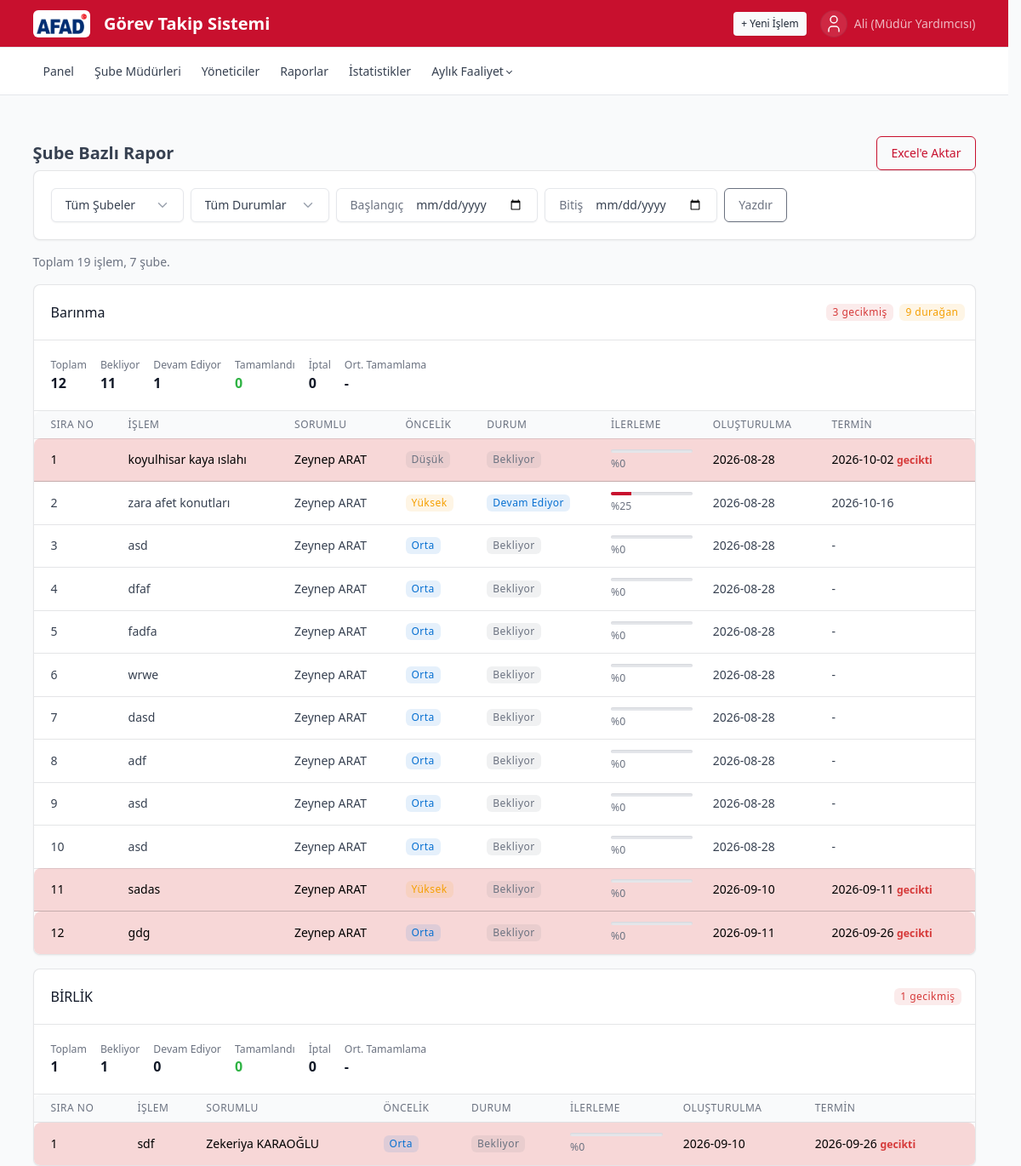
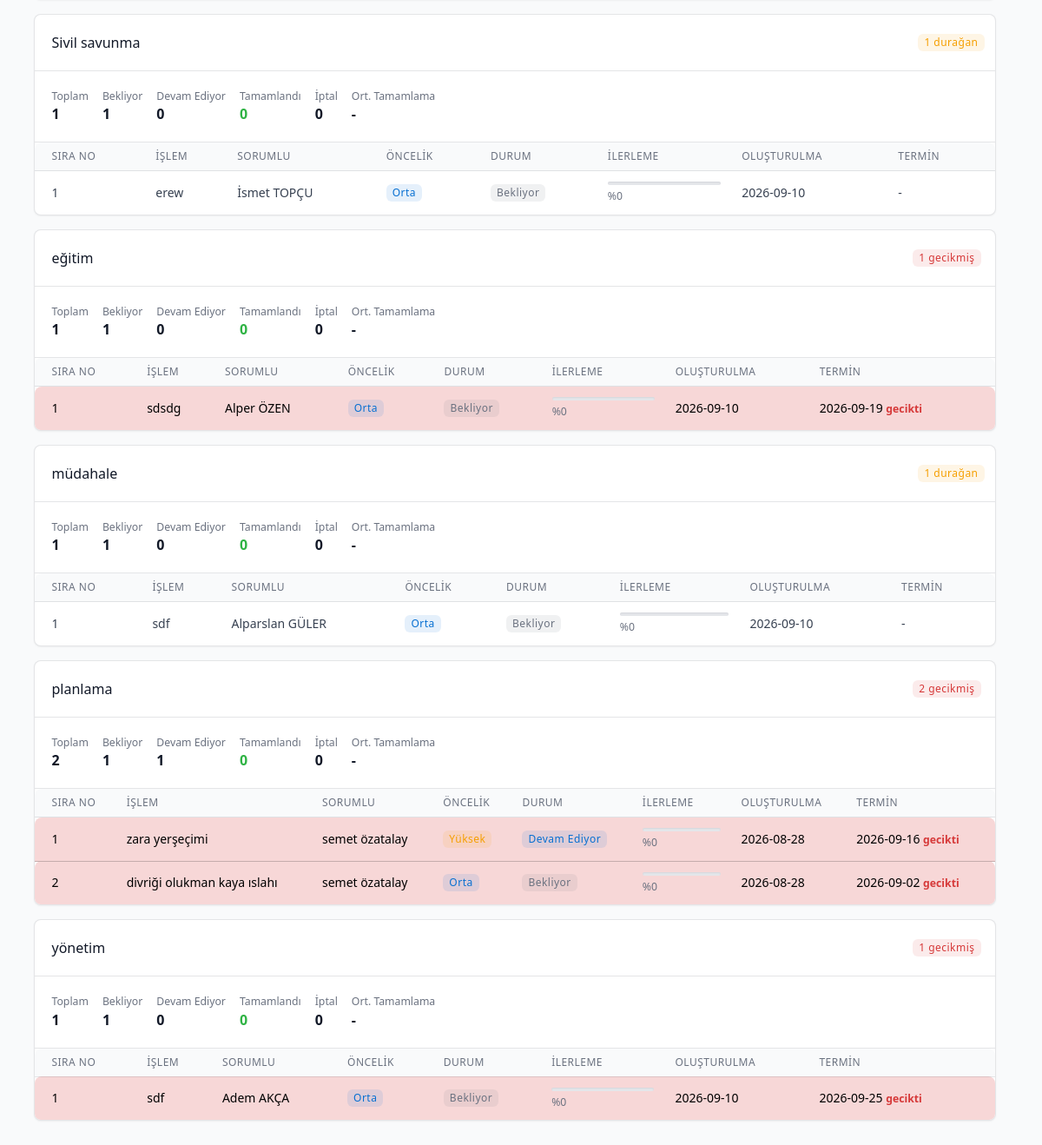
The app's page /reports (signed in) with its own data (2 pictures, top to bottom).
### tables this page shows
CREATE TABLE tasks (
            id INTEGER PRIMARY KEY AUTOINCREMENT,
            title TEXT NOT NULL,
            description TEXT,
            department TEXT NOT NULL,
            assigned_to INTEGER NOT NULL,
            created_by INTEGER NOT NULL,
            status TEXT NOT NULL DEFAULT 'Bekliyor',
            priority TEXT NOT NULL DEFAULT 'Orta',
            created_at TEXT NOT NULL,
            due_date TEXT,
            completed_at TEXT,
            updated_at TEXT NOT NULL, progress INTEGER NOT NULL DEFAULT 0, personnel_id INTEGER REFERENCES personnel(id),
            FOREIGN KEY(assigned_to) REFERENCES users(id),
            FOREIGN KEY(created_by) REFERENCES users(id)
        );

CREATE TABLE users (
            id INTEGER PRIMARY KEY AUTOINCREMENT,
            username TEXT UNIQUE NOT NULL,
            password_hash TEXT NOT NULL,
            full_name TEXT NOT NULL,
            role TEXT NOT NULL CHECK(role IN ('admin','manager')),
            department TEXT,
            is_active INTEGER NOT NULL DEFAULT 1
        , email TEXT);

### app.py (the view)
@app.route("/reports")
@login_required
@admin_required
def reports():
    db = get_db()
    department = request.args.get("department", "")
    start_date = request.args.get("start_date", "")
    end_date = request.args.get("end_date", "")
    status = request.args.get("status", "")
    tasks = filtered_tasks(department, start_date, end_date, status)
    report = build_report(tasks)
    departments = [r["department"] for r in db.execute(
        "SELECT DISTINCT department FROM users WHERE department IS NOT NULL ORDER BY department"
    ).fetchall()]
    return render_template(
        "reports.html",
        report=report,
        departments=departments,
        department=department,
        start_date=start_date,
        end_date=end_date,
        status=status,
        total_tasks=len(tasks),
    )

### app.py (called while the page is built)
def get_db():
    if "db" not in g:
        g.db = sqlite3.connect(DB_PATH)
        g.db.row_factory = sqlite3.Row
        g.db.execute("PRAGMA foreign_keys = ON")
    return g.db

def login_required(f):
    @wraps(f)
    def wrapper(*args, **kwargs):
        if "user_id" not in session:
            return redirect(url_for("login"))
        return f(*args, **kwargs)
    return wrapper

def admin_required(f):
    @wraps(f)
    def wrapper(*args, **kwargs):
        if session.get("role") != "admin":
            flash("Bu sayfaya erişim yetkiniz yok.", "error")
            return redirect(url_for("dashboard"))
        return f(*args, **kwargs)
    return wrapper

def is_overdue(row):
    if row["due_date"] and row["status"] not in ("Tamamlandı", "İptal"):
        try:
            return date.fromisoformat(row["due_date"]) < date.today()
        except ValueError:
            return False
    return False

def is_stale(row):
    if row["status"] not in ("Tamamlandı", "İptal") and row["updated_at"]:
        try:
            updated = datetime.fromisoformat(row["updated_at"])
            return (datetime.now() - updated).days >= STALE_DAYS
        except ValueError:
            return False
    return False

def filtered_tasks(department="", start_date="", end_date="", status=""):
    db = get_db()
    query = """
        SELECT tasks.*, u.full_name AS assigned_name
        FROM tasks JOIN users u ON tasks.assigned_to = u.id
        WHERE 1=1
    """
    params = []
    if department:
        query += " AND tasks.department = ?"
        params.append(department)
    if start_date:
        query += " AND date(tasks.created_at) >= date(?)"
        params.append(start_date)
    if end_date:
        query += " AND date(tasks.created_at) <= date(?)"
        params.append(end_date)
    if status:
        query += " AND tasks.status = ?"
        params.append(status)
    query += " ORDER BY tasks.department, tasks.created_at"
    return db.execute(query, params).fetchall()

### templates/reports.html (shortened to what this page needs)
{% extends "base.html" %}
{% import "_macros.html" as m %}
{% block content %}
<div class="page-header d-print-none">
  <div class="row align-items-center">
    <div class="col"><h2 class="page-title">Şube Bazlı Rapor</h2></div>
    <div class="col-auto">
      <a href="{{ url_for('export_report', department=department, start_date=start_date, end_date=end_date, status=status) }}" class="btn btn-outline-primary">Excel'e Aktar</a>
    </div>
  </div>
</div>
<div class="card mb-3 d-print-none">
  <div class="card-body">
    <form method="get" class="row g-2 align-items-center">
      <div class="col-auto">
        <select name="department" class="form-select" onchange="this.form.submit()">
          <option value="">Tüm Şubeler</option>
        </select>
      </div>
      <div class="col-auto">
        <select name="status" class="form-select" onchange="this.form.submit()">
          <option value="">Tüm Durumlar</option>
        </select>
      </div>
      <div class="col-auto">
        <label class="input-group input-group-flat" style="width: auto;">
          <span class="input-group-text">Başlangıç</span>
          <input type="date" name="start_date" value="{{ start_date }}" class="form-control" onchange="this.form.submit()">
        </label>
      </div>
      <div class="col-auto">
        <label class="input-group input-group-flat" style="width: auto;">
          <span class="input-group-text">Bitiş</span>
          <input type="date" name="end_date" value="{{ end_date }}" class="form-control" onchange="this.form.submit()">
        </label>
      </div>
      <div class="col-auto"><button type="button" onclick="window.print()" class="btn btn-outline-secondary">Yazdır</button></div>
    </form>
  </div>
</div>
<p class="text-secondary d-print-none">Toplam {{ total_tasks }} işlem, {{ report|length }} şube.</p>
{% for dept, data in report.items()|sort %}
<div class="card mb-3">
  <div class="card-header">
    <h3 class="card-title">{{ dept }}</h3>
    <div class="card-actions">
      {% if data.overdue > 0 %}<span class="badge bg-red-lt me-1">{{ data.overdue }} gecikmiş</span>{% endif %}
      {% if data.stale > 0 %}<span class="badge bg-yellow-lt">{{ data.stale }} durağan</span>{% endif %}
    </div>
  </div>
  <div class="card-body border-bottom">
    <div class="row row-cards">
      <div class="col-auto"><div class="text-secondary small">Toplam</div><div class="h3 m-0">{{ data.tasks|length }}</div></div>
      <div class="col-auto"><div class="text-secondary small">Bekliyor</div><div class="h3 m-0">{{ data.counts['Bekliyor'] }}</div></div>
      <div class="col-auto"><div class="text-secondary small">Devam Ediyor</div><div class="h3 m-0">{{ data.counts['Devam Ediyor'] }}</div></div>
      <div class="col-auto"><div class="text-secondary small">Tamamlandı</div><div class="h3 m-0 text-green">{{ data.counts['Tamamlandı'] }}</div></div>
      <div class="col-auto"><div class="text-secondary small">İptal</div><div class="h3 m-0">{{ data.counts['İptal'] }}</div></div>
      <div class="col-auto"><div class="text-secondary small">Ort. Tamamlama</div><div class="h3 m-0">{% if data.avg_days is not none %}{{ data.avg_days }} gün{% else %}-{% endif %}</div></div>
    </div>
  </div>
  <div class="table-responsive">
    <table class="table table-vcenter card-table">
      <thead>
        <tr><th>Sıra No</th><th>İşlem</th><th>Sorumlu</th><th>Öncelik</th><th>Durum</th><th>İlerleme</th><th>Oluşturulma</th><th>Termin</th></tr>
      </thead>
      <tbody>
        {% for t in data.tasks %}
        <tr class="{% if is_overdue(t) %}table-danger{% endif %}">
          <td>{{ loop.index }}</td>
          <td>{{ t.title }}</td>
          <td>{{ t.assigned_name }}</td>
          <td>{{ m.priority_badge(t.priority) }}</td>
          <td>{{ m.status_badge(t.status) }}</td>
          <td style="min-width: 100px;">{{ m.progress_bar(t.progress) }}</td>
          <td>{{ t.created_at[:10] }}</td>
          <td>{% if t.due_date %}{{ t.due_date }}{% if is_overdue(t) %} <span class="text-red fw-bold small">gecikti</span>{% endif %}{% else %}-{% endif %}</td>
        </tr>
        {% endfor %}
      </tbody>
    </table>
  </div>
</div>
{% else %}
<p class="text-secondary">Seçilen filtrelere uygun işlem bulunamadı.</p>
{% endfor %}
{% endblock %}

### templates/_macros.html
{% macro status_color(status) -%}
{{ {'Bekliyor': 'secondary', 'Devam Ediyor': 'blue', 'Tamamlandı': 'green', 'İptal': 'dark'}.get(status, 'secondary') }}
{%- endmacro %}
{% macro priority_color(priority) -%}
{{ {'Düşük': 'secondary', 'Orta': 'blue', 'Yüksek': 'yellow', 'Acil': 'red'}.get(priority, 'secondary') }}
{%- endmacro %}
{% macro status_badge(status) -%}
<span class="badge bg-{{ status_color(status) }}-lt">{{ status }}</span>
{%- endmacro %}
{% macro priority_badge(priority) -%}
<span class="badge bg-{{ priority_color(priority) }}-lt">{{ priority }}</span>
{%- endmacro %}
{% macro progress_bar(progress) -%}
<div class="progress progress-sm" role="progressbar" aria-valuenow="{{ progress }}" aria-valuemin="0" aria-valuemax="100">
  <div class="progress-bar" style="width: {{ progress }}%"></div>
</div>
<div class="text-secondary small mt-1">%{{ progress }}</div>
{%- endmacro %}

### static/style.css (style rules this page uses)
[data-bs-theme-primary="orange"] { --tblr-primary: #c8102e; --tblr-primary-rgb: 200, 16, 46; }

### records on screen
tasks: department "Barınma", overdue "3", stale "9", tasks|length "12", counts.Bekliyor "11", counts "1", counts.Tamamlandı "0", counts.İptal "0", title "koyulhisar kaya ıslahı", assigned_name "Zeynep ARAT", priority "Düşük", status "Bekliyor", progress "0", created_at "2026-08-28", due_date "2026-10-02", shows "gecikti"
tasks: title "zara afet konutları", assigned_name "Zeynep ARAT", priority "Yüksek", status "Devam Ediyor", progress "25", created_at "2026-08-28", due_date "2026-10-16"
tasks: title "asd", assigned_name "Zeynep ARAT", priority "Orta", status "Bekliyor", progress "0", created_at "2026-08-28"
tasks: title "dfaf", assigned_name "Zeynep ARAT", priority "Orta", status "Bekliyor", progress "0", created_at "2026-08-28"
tasks: title "fadfa", assigned_name "Zeynep ARAT", priority "Orta", status "Bekliyor", progress "0", created_at "2026-08-28"
tasks: title "wrwe", assigned_name "Zeynep ARAT", priority "Orta", status "Bekliyor", progress "0", created_at "2026-08-28"
tasks: title "dasd", assigned_name "Zeynep ARAT", priority "Orta", status "Bekliyor", progress "0", created_at "2026-08-28"
tasks: title "adf", assigned_name "Zeynep ARAT", priority "Orta", status "Bekliyor", progress "0", created_at "2026-08-28"
tasks: title "asd", assigned_name "Zeynep ARAT", priority "Orta", status "Bekliyor", progress "0", created_at "2026-08-28"
tasks: title "asd", assigned_name "Zeynep ARAT", priority "Orta", status "Bekliyor", progress "0", created_at "2026-08-28"
tasks: title "sadas", assigned_name "Zeynep ARAT", priority "Yüksek", status "Bekliyor", progress "0", created_at "2026-09-10", due_date "2026-09-11", shows "gecikti"
tasks: title "gdg", assigned_name "Zeynep ARAT", priority "Orta", status "Bekliyor", progress "0", created_at "2026-09-11", due_date "2026-09-26", shows "gecikti"
tasks: department "BİRLİK", overdue "1", tasks|length "1", counts.Bekliyor "1", progress "0", counts.Tamamlandı "0", counts.İptal "0", title "sdf", assigned_name "Zekeriya KARAOĞLU", priority "Orta", status "Bekliyor", created_at "2026-09-10", due_date "2026-09-26", shows "gecikti"
tasks: department "Sivil savunma", stale "1", tasks|length "1", counts.Bekliyor "1", progress "0", counts.Tamamlandı "0", counts.İptal "0", title "erew", assigned_name "İsmet TOPÇU", priority "Orta", status "Bekliyor", created_at "2026-09-10"
tasks: department "eğitim", overdue "1", tasks|length "1", counts.Bekliyor "1", progress "0", counts.Tamamlandı "0", counts.İptal "0", title "sdsdg", assigned_name "Alper ÖZEN", priority "Orta", status "Bekliyor", created_at "2026-09-10", due_date "2026-09-19", shows "gecikti"
tasks: department "müdahale", stale "1", tasks|length "1", counts.Bekliyor "1", progress "0", counts.Tamamlandı "0", counts.İptal "0", title "sdf", assigned_name "Alparslan GÜLER", priority "Orta", status "Bekliyor", created_at "2026-09-10"
tasks: department "planlama", overdue "2", tasks|length "2", counts.Bekliyor "1", id "1", counts.Tamamlandı "0", counts.İptal "0", title "zara yerşeçimi", assigned_name "semet özatalay", priority "Yüksek", status "Devam Ediyor", progress "0", created_at "2026-08-28", due_date "2026-09-16", shows "gecikti"
tasks: title "divriği olukman kaya ıslahı", assigned_name "semet özatalay", priority "Orta", status "Bekliyor", progress "0", created_at "2026-08-28", due_date "2026-09-02", shows "gecikti"
tasks: department "yönetim", overdue "1", tasks|length "1", counts.Bekliyor "1", progress "0", counts.Tamamlandı "0", counts.İptal "0", title "sdf", assigned_name "Adem AKÇA", priority "Orta", status "Bekliyor", created_at "2026-09-10", due_date "2026-09-25", shows "gecikti"

### other values on screen
{{ session.get('full_name') }} "Ali (Müdür Yardımcısı)"
{{ total_tasks }} "19"
{{ report|length }} "7"
